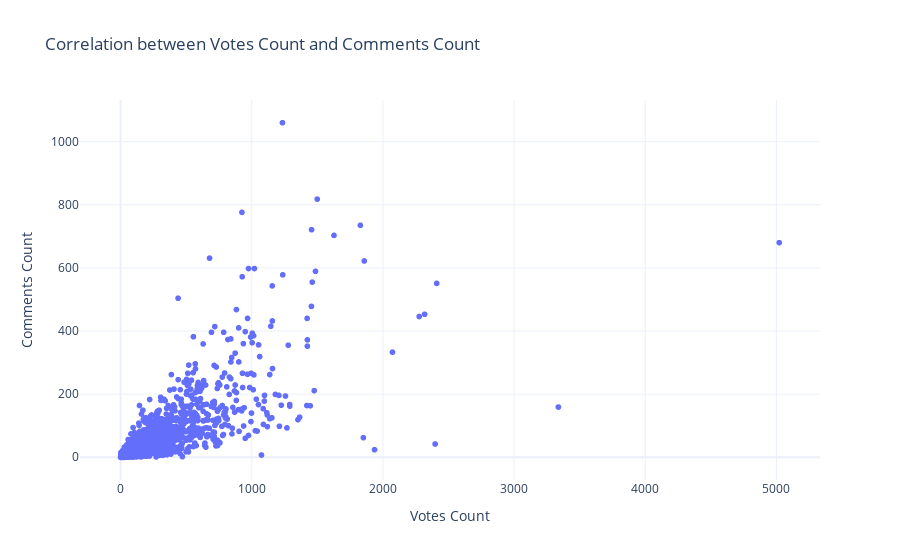

This figure's notebook cell:
### Markdown cell above
### Visualize the correlation

### Code cell
# Scatter plot using Plotly
fig = px.scatter(df, x='votesCount', y='commentsCount', title='Correlation between Votes Count and Comments Count')
fig.update_layout(
    xaxis_title='Votes Count',
    yaxis_title='Comments Count',
    template='plotly_white',  # Choose a modern template
    hovermode='closest',
)
fig.show()

### Figure 1 — Plotly figure (JSON) as saved in the notebook; plotly's stock layout.template omitted (floating-point values rounded to 4 significant figures; data arrays with more than 128 entries replaced by an {"elided": "..."} marker saying what was removed)
{"data": [{"hovertemplate": "votesCount=%{x}<br>commentsCount=%{y}<extra></extra>", "legendgroup": "", "marker": {"color": "#636efa", "symbol": "circle"}, "mode": "markers", "name": "", "showlegend": false, "type": "scattergl", "x": {"elided": "7876 int values"}, "xaxis": "x", "y": {"elided": "7876 int values"}, "yaxis": "y"}], "layout": {"hovermode": "closest", "legend": {"tracegroupgap": 0}, "title": {"text": "Correlation between Votes Count and Comments Count"}, "xaxis": {"anchor": "y", "domain": [0, 1], "title": {"text": "Votes Count"}}, "yaxis": {"anchor": "x", "domain": [0, 1], "title": {"text": "Comments Count"}}}}
